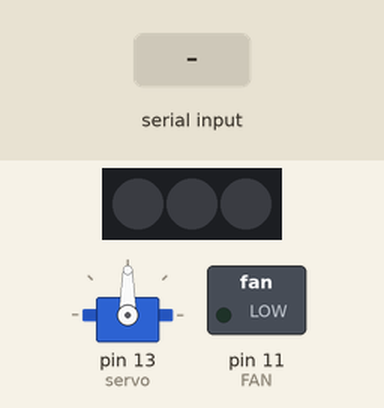
This sketch was run on a simulated Arduino Uno, built with avr-gcc and run on an emulated ATmega328P. Parts: servo, 3 RGB LEDs in strip order, left to right, switched loads named in the sketch (green lamp = pin HIGH). The inputs (shaded band) are chosen by the test bench. Dim RGB values are drawn brighter than linear.

Above: at 1.2 s.
1.3 s: "r" received over the second serial link
At 2.5 s:
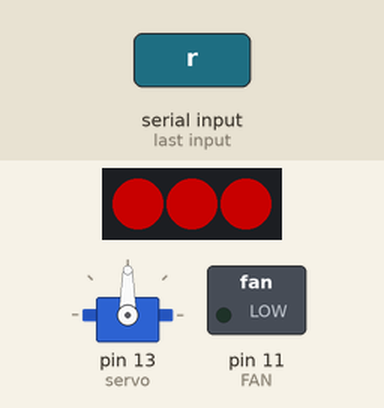
2.8 s: "o" received over the second serial link
At 3.3 s:
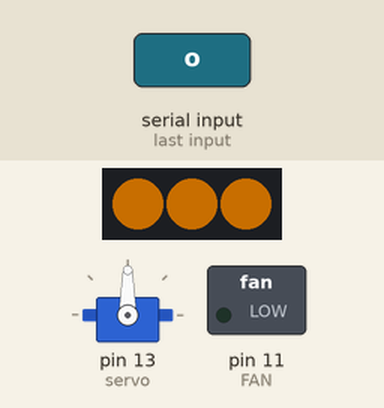
4.3 s: "b" received over the second serial link
At 5.2 s:
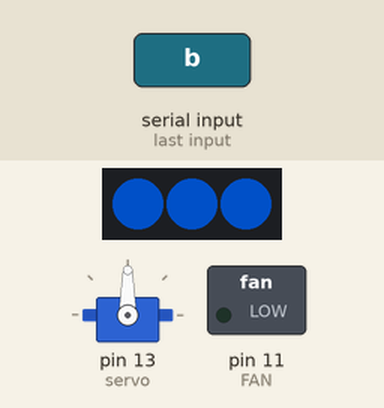
5.8 s: "y" received over the second serial link
At 7.0 s:
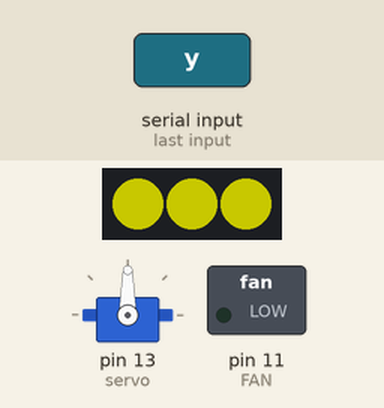
7.3 s: "g" received over the second serial link
At 7.7 s:
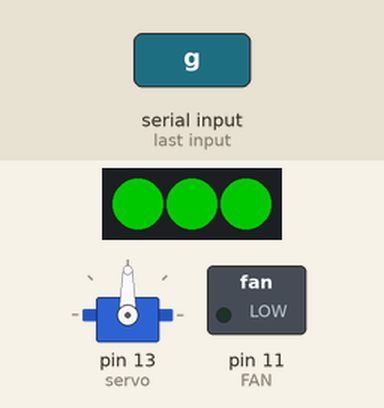
8.8 s: "v" received over the second serial link
At 9.5 s:
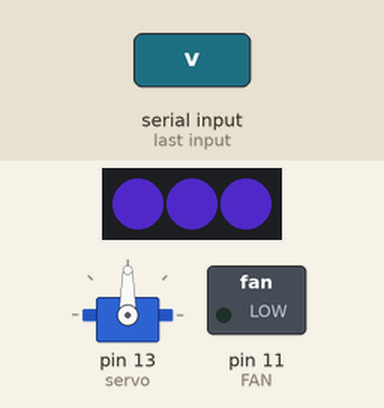
Timing chart, 0 to 11.3 s (numbered marks = the images above; inputs shaded):
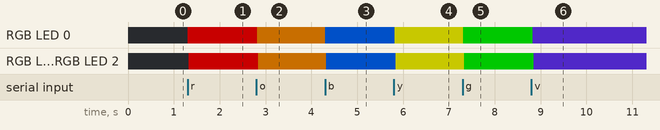

Measured:
- after the input at 1.3 s, RGB LED 0–2: off → RGB(100, 0, 0) at once
- after the input at 2.8 s, RGB LED 0–2: RGB(100, 0, 0) → RGB(100, 55, 0) at once
- after the input at 4.3 s, RGB LED 0–2: RGB(100, 55, 0) → RGB(0, 40, 100) at once
- after the input at 5.8 s, RGB LED 0–2: RGB(0, 40, 100) → RGB(100, 100, 0) at once
- after the input at 7.3 s, RGB LED 0–2: RGB(100, 100, 0) → RGB(0, 100, 0) at once
- after the input at 8.8 s, RGB LED 0: RGB(0, 100, 0) → RGB(40, 20, 100) at once; RGB LED 1, RGB LED 2: RGB(0, 100, 0) → RGB(40, 20, 100) after 0.05 s

The sketch:

smarthomeDAY3.ino
```cpp
#include <SoftwareSerial.h>
#include <Servo.h>
#define BT_RXD 5
#define BT_TXD 4
SoftwareSerial bluetooth(BT_RXD, BT_TXD);
char rec_data;
bool rec_chk = false;
int FAN = 11;

#include <Adafruit_NeoPixel.h>
Adafruit_NeoPixel RGB_LED = Adafruit_NeoPixel(3, 6, NEO_GRB);
int rand1, rand2, rand3 = 0;

Servo servo;

void setup() {
  bluetooth.begin(9600);                          // 스마트폰 블루투스 통신속도

  servo.attach(13);
  pinMode(FAN,OUTPUT);
  RGB_LED.begin();
  RGB_LED.setBrightness(100);                    //RGB_LED 밝기조절
  RGB_LED.clear();
}
void loop() {
  if (bluetooth.available()) {                   // 블루투스 명령 수신
    rec_data = bluetooth.read();
    rec_chk = true;
  }
  if (rec_data == 'm') {
    servo.write(90);
  }
  if (rec_data == 'n') {
    servo.write(180);
  }
  if (rec_data == 'p') {
    analogWrite(FAN, 255);
  }
  if (rec_data == 'q') {
    analogWrite(FAN, 0);
  }
  if (rec_data == 'r') {
    RGB_Color(RGB_LED.Color(255,0,0),10);
  }
  if (rec_data == 'o') {
    RGB_Color(RGB_LED.Color(255,140,0),10);
  }
  if (rec_data == 'b') {
    RGB_Color(RGB_LED.Color(0,102,255),10);
  }
  if (rec_data == 'y') {
    RGB_Color(RGB_LED.Color(255,255,0),10);
  }
  if (rec_data == 'g') {
    RGB_Color(RGB_LED.Color(0,255,0),10);
  }
  if (rec_data == 'v') {
    RGB_Color(RGB_LED.Color(102,51,255),10);
  }
  if (rec_data == 'w') {
    RGB_Color(RGB_LED.Color(255,255,255),10);
  }
  if (rec_data == 'x') {
    RGB_Color(RGB_LED.Color(0,0,0),10);
  }
}

void RGB_Color(float c, int wait) {
  for (int i = 0; i < RGB_LED.numPixels(); i++)
  {
     RGB_LED.setPixelColor(i, c);
     RGB_LED.show();
     delay(wait);
  }
}
```
